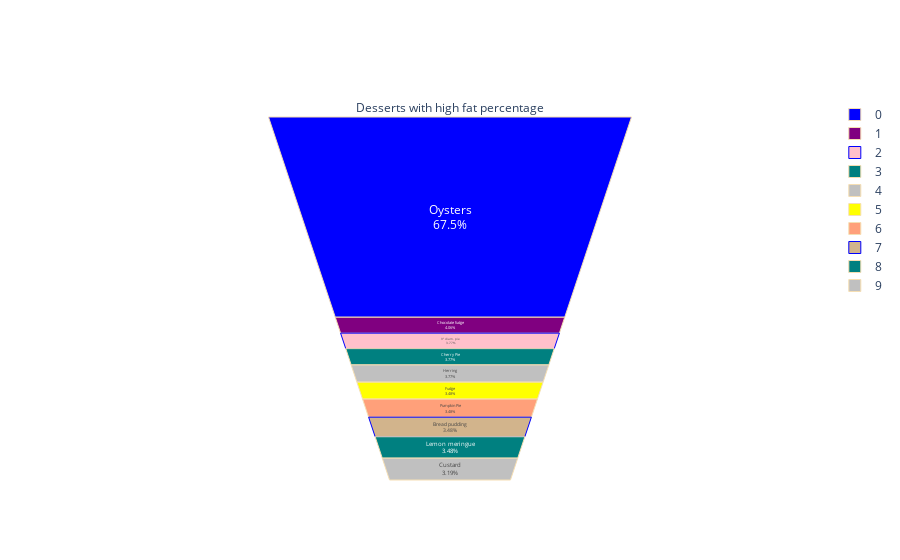

Notebook code for this chart:
### Markdown cell above
So, pudding has the most amount of calories followed by chocolate fudge.

### Code cell
drinks_fatty=drinks.sort_values(by='Fat', ascending= False)
drinks_fatty=drinks_fatty.head(10)

fig = go.Figure(go.Funnelarea(values=drinks_fatty['Fat'].values, text=drinks_fatty['Food'],
                              title = { "text": "Desserts with high fat percentage"},
               marker = {"colors": ["blue", "purple", "pink", "teal", "silver","yellow", "lightsalmon", "tan", "teal", "silver"],
                "line": {"color": ["wheat", "wheat", "blue", "wheat", "wheat","wheat", "wheat", "blue", "wheat", "wheat"]}}))
fig.show()

### Figure 1 — Plotly figure (JSON) as saved in the notebook; plotly's stock layout.template omitted (floating-point values rounded to 4 significant figures)
{"data": [{"marker": {"colors": ["blue", "purple", "pink", "teal", "silver", "yellow", "lightsalmon", "tan", "teal", "silver"], "line": {"color": ["wheat", "wheat", "blue", "wheat", "wheat", "wheat", "wheat", "blue", "wheat", "wheat"]}}, "text": ["Oysters", "Chocolate fudge", "9\" diam. pie", "Cherry Pie", "Herring", "Fudge", "Pumpkin Pie", "Bread pudding", "Lemon meringue", "Custard"], "title": {"text": "Desserts with high fat percentage"}, "type": "funnelarea", "values": [233, 14, 13, 13, 13, 12, 12, 12, 12, 11]}], "layout": {"autosize": true}}
